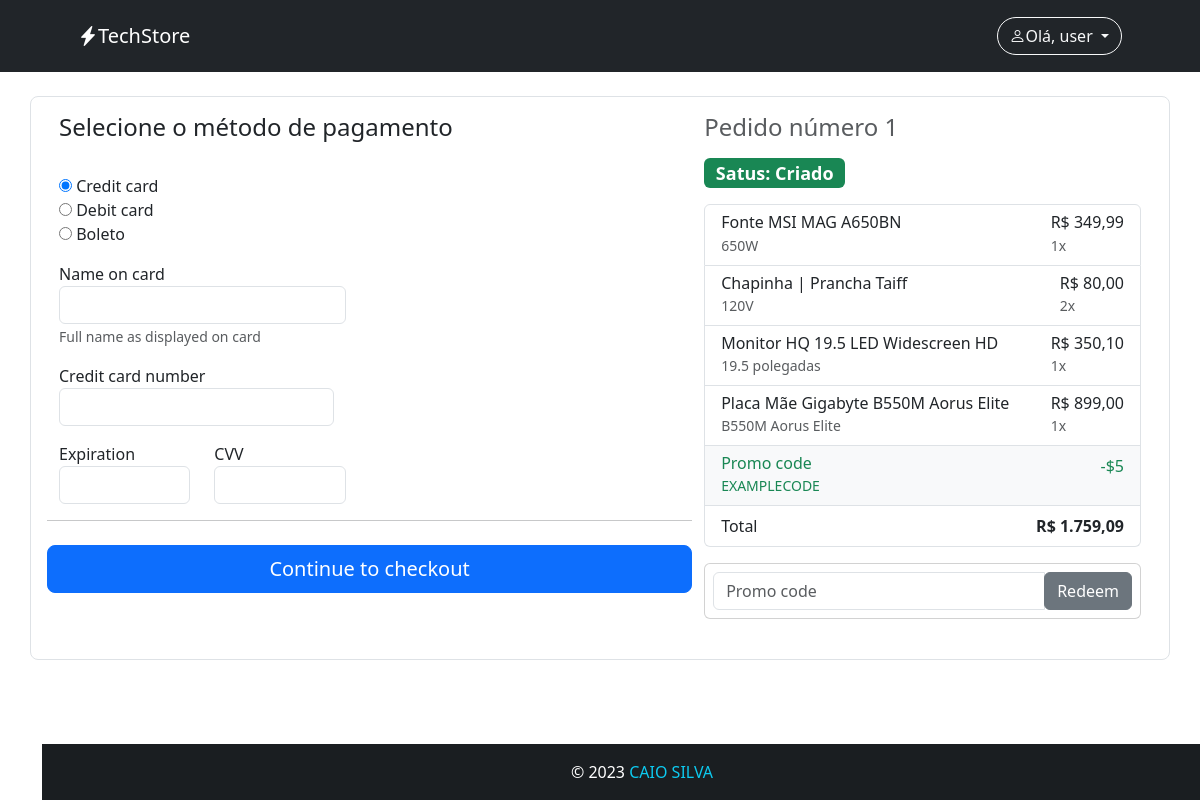
/pagar/1/ (signed in), run on the app's committed database.
### apps/pedido/models.py (models this page shows, shortened)
class Pedido(models.Model):
    status_choices = (
        ('A', 'Aprovado'),
        ('C', 'Criado'),
        ('R', 'Reprovado'),
        ('P', 'Pendente'),
        ('E', 'Enviado'),
        ('F', 'Finalizado'),
        )
    usuario = models.ForeignKey(User, on_delete=models.DO_NOTHING)
    total = models.FloatField()
    qtd_total = models.IntegerField()
    data = models.DateTimeField(auto_now_add=True)
    status = models.CharField(max_length=1, choices=status_choices, default='C')

class ItemPedido(models.Model):
    pedido = models.ForeignKey(Pedido, on_delete=models.CASCADE)
    produto = models.CharField(max_length=255)
    produto_id = models.PositiveIntegerField()
    varicao = models.CharField(max_length=255)
    varicao_id = models.PositiveIntegerField()
    preco = models.FloatField()
    quantidade = models.PositiveIntegerField()
    imagem = models.CharField(max_length=2000)
    class Meta:
        verbose_name = 'Item do pedido'
        verbose_name_plural = 'Itens do pedido'

### apps/pedido/views.py (the view, shortened to what this page needs)
# urls.py: path('pagar/<int:pk>/', views.Pagar.as_view(), name='pagar'),
class Pagar(LoginRequiredMixin, DetailView):
    template_name = 'pagar.html'
    model = Pedido
    context_object_name = 'pedido'

### apps/pedido/templates/pagar.html (shortened to what this page needs)
{% extends 'base.html' %}
{% load filtros %}
{% block conteudo %}
<div class="row border rounded-3 p-3">
    <div class="col-md-5 order-md-2 mb-4">
      <h4 class="d-flex justify-content-between align-items-center mb-3">
        <span class="text-muted">Pedido número {{pedido.pk}}</span>
      </h4>
      <h4 class="d-flex justify-content-between align-items-center mb-3">
        <span class="badge text-bg-success">Satus: {{pedido.get_status_display}}</span>
      </h4>
      <ul class="list-group mb-3">
        {% for item in pedido.itempedido_set.all %}
        <li class="list-group-item d-flex justify-content-between lh-condensed">
          <div>
            <h6 class="my-0">{{item.produto}}</h6>
            <small class="text-muted">{{item.varicao}}</small>
          </div>
          <div>
            <h6 class="my-0">{{item.preco|formata_preco}}</h6>
            <small class="text-muted">{{item.quantidade}}x</small>
          </div>
        </li>
        {% endfor %}
        <li class="list-group-item d-flex justify-content-between bg-light">
          <div class="text-success">
            <h6 class="my-0">Promo code</h6>
            <small>EXAMPLECODE</small>
          </div>
          <span class="text-success">-$5</span>
        </li>
        <li class="list-group-item d-flex justify-content-between">
          <span>Total</span>
          <strong>{{pedido.total|formata_preco}}</strong>
        </li>
      </ul>
      <form class="card p-2">
        <div class="input-group">
          <input type="text" class="form-control" placeholder="Promo code">
          <div class="input-group-append">
            <button type="submit" class="btn btn-secondary">Redeem</button>
          </div>
        </div>
      </form>
    </div>
    <div class="col-md-7 order-md-1">
      <h4 class="mb-3">Selecione o método de pagamento</h4>
      <form class="needs-validation" novalidate="">
        <div class="row">
        <div class="d-block my-3">
          <div class="custom-control custom-radio">
            <input id="credit" name="paymentMethod" type="radio" class="custom-control-input" checked="" required="">
            <label class="custom-control-label" for="credit">Credit card</label>
          </div>
          <div class="custom-control custom-radio">
            <input id="debit" name="paymentMethod" type="radio" class="custom-control-input" required="">
            <label class="custom-control-label" for="debit">Debit card</label>
          </div>
          <div class="custom-control custom-radio">
            <input id="paypal" name="paymentMethod" type="radio" class="custom-control-input" required="">
            <label class="custom-control-label" for="paypal">Boleto</label>
          </div>
        </div>
        <div class="row">
          <div class="col-md-6 mb-3">
            <label for="cc-name">Name on card</label>
            <input type="text" class="form-control" id="cc-name" placeholder="" required="">
            <small class="text-muted">Full name as displayed on card</small>
          </div>
          <div class="row">
            <div class="col-md-6 mb-3">
              <label for="cc-number">Credit card number</label>
              <input type="text" class="form-control" id="cc-number" placeholder="" required="">
            </div>
          </div>
        </div>
        <div class="row">
          <div class="col-md-3 mb-3">
            <label for="cc-expiration">Expiration</label>
            <input type="text" class="form-control" id="cc-expiration" placeholder="" required="">
          </div>
          <div class="col-md-3 mb-3">
            <label for="cc-cvv">CVV</label>
            <input type="text" class="form-control" id="cc-cvv" placeholder="" required="">
          </div>
        </div>
        <hr class="mb-4">
        <button class="btn btn-primary btn-lg btn-block" type="submit">Continue to checkout</button>
      </form>
    </div>
  </div>
{% endblock conteudo %}

### templates/parciais/navbar.html (shortened to what this page needs)
<nav class="navbar navbar-expand-lg navbar-dark bg-dark p-3">
  <div class="container px-4 px-lg-5">
      <a class="navbar-brand" href='\'>
        <i style='font-size: 20px;' class='bi bi-lightning-charge-fill'></i>
        TechStore
    </a>
      <div class="collapse navbar-collapse" id="navbarSupportedContent">
          {% if not request.user.is_authenticated %}
          <div class="btn-group" role="group">
            <button type="button" class="btn btn-outline-light rounded-5 dropdown-toggle" data-bs-toggle="dropdown" aria-expanded="false">
              <i class='bi bi-person-fill'></i>Faça login
            </button>
            <ul class="dropdown-menu">
              <li><a class="dropdown-item" href="{% url "autenticacao:login" %}">Login</a></li>
              <li><a class="dropdown-item" href="{% url "autenticacao:cadastro" %}">Cadastre-se</a></li>
            </ul>
          </div>
          {% else %}
          <div class="btn-group" role="group">
            <button type="button" class="btn btn-outline-light rounded-5 dropdown-toggle" data-bs-toggle="dropdown" aria-expanded="false">
              <i class='bi bi-person '></i>Olá, {{request.user}}
            </button>
          </div>
          {% endif %}
      </div>
  </div>
</nav>

### templates/static/css/style.css (style rules this page uses)
.navbar-brand { display: flex; }

### data on the page
Pedido: pk "1", status "Criado", total "R$ 1.759,09"
ItemPedido: produto "Fonte MSI MAG A650BN", varicao "650W", preco "R$ 349,99", quantidade "1"
ItemPedido: produto "Chapinha | Prancha Taiff", varicao "120V", preco "R$ 80,00", quantidade "2"
ItemPedido: produto "Monitor HQ 19.5 LED Widescreen HD", varicao "19.5 polegadas", preco "R$ 350,10", quantidade "1"
ItemPedido: produto "Placa Mãe Gigabyte B550M Aorus Elite", varicao "B550M Aorus Elite", preco "R$ 899,00", quantidade "1"

### other printed values
{{ request.user }} "user"
